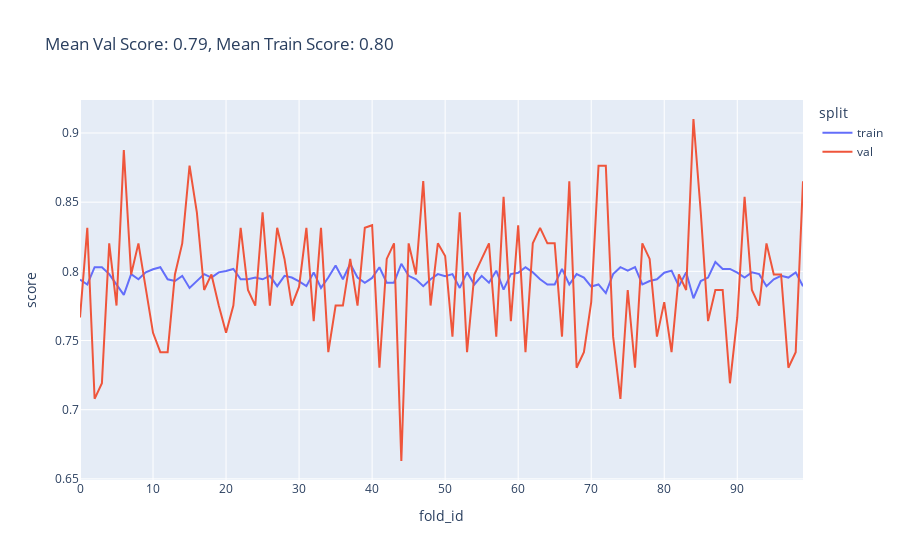
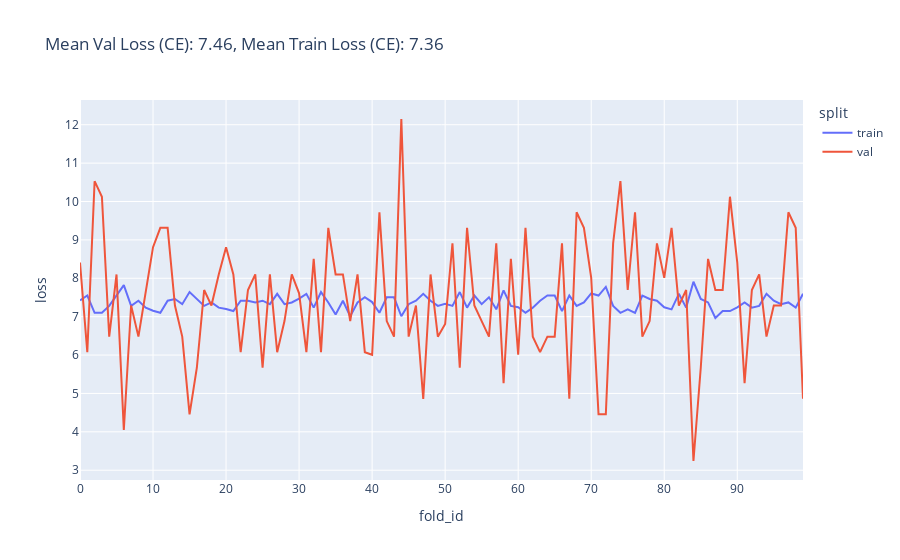
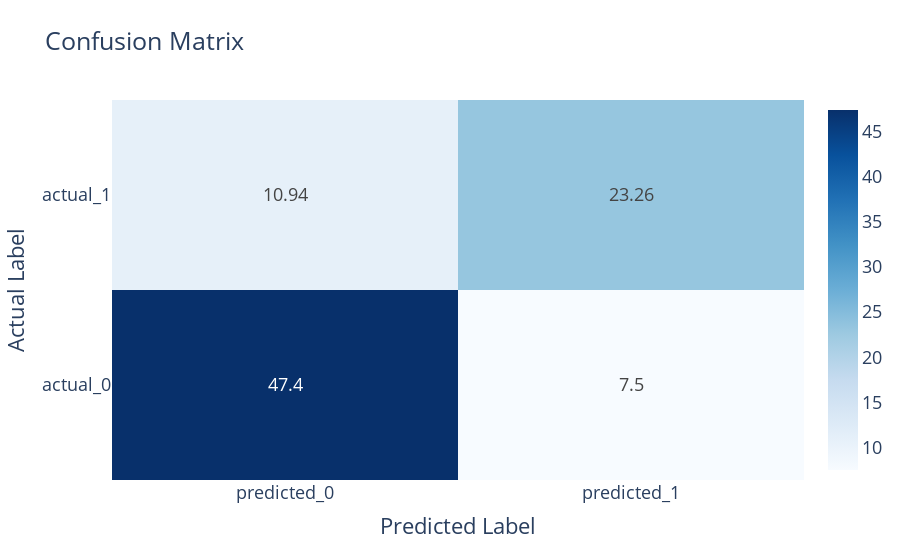
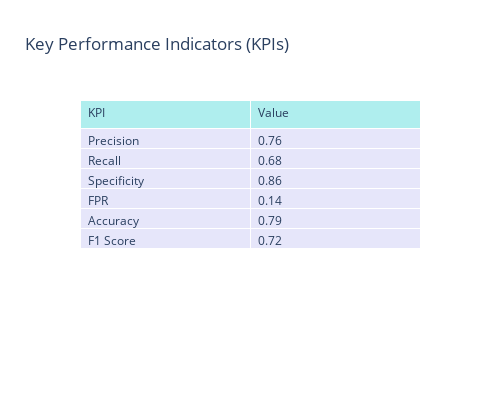

Notebook code cell kept with these figures, in order:
### Code cell
val_score, val_loss, train_score, train_loss = get_cv_score_and_loss(X_selected_features, t, bag_fold_model, k=10, show_score_loss_graphs=True, show_cm=True)

### Figure 1 — Plotly figure (JSON) as saved in the notebook; plotly's stock layout.template omitted (floating-point values rounded to 4 significant figures)
{"data": [{"hovertemplate": "split=train<br>fold_id=%{x}<br>score=%{y}<extra></extra>", "legendgroup": "train", "line": {"color": "#636efa", "dash": "solid"}, "marker": {"symbol": "circle"}, "mode": "lines", "name": "train", "orientation": "v", "showlegend": true, "type": "scatter", "x": [0, 1, 2, 3, 4, 5, 6, 7, 8, 9, 10, 11, 12, 13, 14, 15, 16, 17, 18, 19, 20, 21, 22, 23, 24, 25, 26, 27, 28, 29, 30, 31, 32, 33, 34, 35, 36, 37, 38, 39, 40, 41, 42, 43, 44, 45, 46, 47, 48, 49, 50, 51, 52, 53, 54, 55, 56, 57, 58, 59, 60, 61, 62, 63, 64, 65, 66, 67, 68, 69, 70, 71, 72, 73, 74, 75, 76, 77, 78, 79, 80, 81, 82, 83, 84, 85, 86, 87, 88, 89, 90, 91, 92, 93, 94, 95, 96, 97, 98, 99], "xaxis": "x", "y": [0.794, 0.7905, 0.803, 0.803, 0.798, 0.7905, 0.783, 0.798, 0.7943, 0.7993, 0.8015, 0.803, 0.7943, 0.793, 0.7968, 0.788, 0.793, 0.798, 0.7955, 0.7993, 0.8002, 0.8017, 0.7943, 0.7943, 0.7955, 0.7943, 0.7968, 0.7893, 0.7968, 0.7955, 0.7928, 0.7893, 0.7993, 0.788, 0.7955, 0.8042, 0.7943, 0.8055, 0.7955, 0.7918, 0.7953, 0.803, 0.7918, 0.7918, 0.8055, 0.7968, 0.7943, 0.7893, 0.7943, 0.798, 0.7965, 0.798, 0.788, 0.7993, 0.7905, 0.7968, 0.7918, 0.8005, 0.7868, 0.798, 0.799, 0.803, 0.7993, 0.7943, 0.7905, 0.7905, 0.8017, 0.7905, 0.798, 0.7955, 0.789, 0.7905, 0.7843, 0.798, 0.803, 0.8005, 0.803, 0.7905, 0.793, 0.7943, 0.799, 0.8005, 0.7893, 0.7993, 0.7805, 0.793, 0.7955, 0.8067, 0.8017, 0.8017, 0.799, 0.7955, 0.7993, 0.798, 0.7893, 0.7943, 0.7968, 0.7955, 0.7993, 0.7893], "yaxis": "y"}, {"hovertemplate": "split=val<br>fold_id=%{x}<br>score=%{y}<extra></extra>", "legendgroup": "val", "line": {"color": "#EF553B", "dash": "solid"}, "marker": {"symbol": "circle"}, "mode": "lines", "name": "val", "orientation": "v", "showlegend": true, "type": "scatter", "x": [0, 1, 2, 3, 4, 5, 6, 7, 8, 9, 10, 11, 12, 13, 14, 15, 16, 17, 18, 19, 20, 21, 22, 23, 24, 25, 26, 27, 28, 29, 30, 31, 32, 33, 34, 35, 36, 37, 38, 39, 40, 41, 42, 43, 44, 45, 46, 47, 48, 49, 50, 51, 52, 53, 54, 55, 56, 57, 58, 59, 60, 61, 62, 63, 64, 65, 66, 67, 68, 69, 70, 71, 72, 73, 74, 75, 76, 77, 78, 79, 80, 81, 82, 83, 84, 85, 86, 87, 88, 89, 90, 91, 92, 93, 94, 95, 96, 97, 98, 99], "xaxis": "x", "y": [0.7667, 0.8315, 0.7079, 0.7191, 0.8202, 0.7753, 0.8876, 0.7978, 0.8202, 0.7865, 0.7556, 0.7416, 0.7416, 0.7978, 0.8202, 0.8764, 0.8427, 0.7865, 0.7978, 0.7753, 0.7556, 0.7753, 0.8315, 0.7865, 0.7753, 0.8427, 0.7753, 0.8315, 0.809, 0.7753, 0.7889, 0.8315, 0.764, 0.8315, 0.7416, 0.7753, 0.7753, 0.809, 0.7753, 0.8315, 0.8333, 0.7303, 0.809, 0.8202, 0.6629, 0.8202, 0.7978, 0.8652, 0.7753, 0.8202, 0.8111, 0.7528, 0.8427, 0.7416, 0.7978, 0.809, 0.8202, 0.7528, 0.8539, 0.764, 0.8333, 0.7416, 0.8202, 0.8315, 0.8202, 0.8202, 0.7528, 0.8652, 0.7303, 0.7416, 0.7778, 0.8764, 0.8764, 0.7528, 0.7079, 0.7865, 0.7303, 0.8202, 0.809, 0.7528, 0.7778, 0.7416, 0.7978, 0.7865, 0.9101, 0.8427, 0.764, 0.7865, 0.7865, 0.7191, 0.7667, 0.8539, 0.7865, 0.7753, 0.8202, 0.7978, 0.7978, 0.7303, 0.7416, 0.8652], "yaxis": "y"}], "layout": {"legend": {"title": {"text": "split"}, "tracegroupgap": 0}, "title": {"text": "Mean Val Score: 0.79, Mean Train Score: 0.80"}, "xaxis": {"anchor": "y", "domain": [0, 1], "title": {"text": "fold_id"}}, "yaxis": {"anchor": "x", "domain": [0, 1], "title": {"text": "score"}}}}

### Figure 2 — Plotly figure (JSON) as saved in the notebook; plotly's stock layout.template omitted (floating-point values rounded to 4 significant figures)
{"data": [{"hovertemplate": "split=train<br>fold_id=%{x}<br>loss=%{y}<extra></extra>", "legendgroup": "train", "line": {"color": "#636efa", "dash": "solid"}, "marker": {"symbol": "circle"}, "mode": "lines", "name": "train", "orientation": "v", "showlegend": true, "type": "scatter", "x": [0, 1, 2, 3, 4, 5, 6, 7, 8, 9, 10, 11, 12, 13, 14, 15, 16, 17, 18, 19, 20, 21, 22, 23, 24, 25, 26, 27, 28, 29, 30, 31, 32, 33, 34, 35, 36, 37, 38, 39, 40, 41, 42, 43, 44, 45, 46, 47, 48, 49, 50, 51, 52, 53, 54, 55, 56, 57, 58, 59, 60, 61, 62, 63, 64, 65, 66, 67, 68, 69, 70, 71, 72, 73, 74, 75, 76, 77, 78, 79, 80, 81, 82, 83, 84, 85, 86, 87, 88, 89, 90, 91, 92, 93, 94, 95, 96, 97, 98, 99], "xaxis": "x", "y": [7.425, 7.55, 7.101, 7.101, 7.281, 7.55, 7.82, 7.281, 7.415, 7.236, 7.155, 7.101, 7.415, 7.46, 7.326, 7.64, 7.46, 7.281, 7.371, 7.236, 7.2, 7.146, 7.415, 7.415, 7.371, 7.415, 7.326, 7.595, 7.326, 7.371, 7.47, 7.595, 7.236, 7.64, 7.371, 7.056, 7.415, 7.011, 7.371, 7.505, 7.38, 7.101, 7.505, 7.505, 7.011, 7.326, 7.415, 7.595, 7.415, 7.281, 7.335, 7.281, 7.64, 7.236, 7.55, 7.326, 7.505, 7.191, 7.685, 7.281, 7.245, 7.101, 7.236, 7.415, 7.55, 7.55, 7.146, 7.55, 7.281, 7.371, 7.605, 7.55, 7.775, 7.281, 7.101, 7.191, 7.101, 7.55, 7.46, 7.415, 7.245, 7.191, 7.595, 7.236, 7.91, 7.46, 7.371, 6.966, 7.146, 7.146, 7.245, 7.371, 7.236, 7.281, 7.595, 7.415, 7.326, 7.371, 7.236, 7.595], "yaxis": "y"}, {"hovertemplate": "split=val<br>fold_id=%{x}<br>loss=%{y}<extra></extra>", "legendgroup": "val", "line": {"color": "#EF553B", "dash": "solid"}, "marker": {"symbol": "circle"}, "mode": "lines", "name": "val", "orientation": "v", "showlegend": true, "type": "scatter", "x": [0, 1, 2, 3, 4, 5, 6, 7, 8, 9, 10, 11, 12, 13, 14, 15, 16, 17, 18, 19, 20, 21, 22, 23, 24, 25, 26, 27, 28, 29, 30, 31, 32, 33, 34, 35, 36, 37, 38, 39, 40, 41, 42, 43, 44, 45, 46, 47, 48, 49, 50, 51, 52, 53, 54, 55, 56, 57, 58, 59, 60, 61, 62, 63, 64, 65, 66, 67, 68, 69, 70, 71, 72, 73, 74, 75, 76, 77, 78, 79, 80, 81, 82, 83, 84, 85, 86, 87, 88, 89, 90, 91, 92, 93, 94, 95, 96, 97, 98, 99], "xaxis": "x", "y": [8.41, 6.075, 10.53, 10.12, 6.48, 8.1, 4.05, 7.29, 6.48, 7.695, 8.811, 9.315, 9.315, 7.29, 6.48, 4.455, 5.67, 7.695, 7.29, 8.1, 8.811, 8.1, 6.075, 7.695, 8.1, 5.67, 8.1, 6.075, 6.885, 8.1, 7.609, 6.075, 8.505, 6.075, 9.315, 8.1, 8.1, 6.885, 8.1, 6.075, 6.007, 9.72, 6.885, 6.48, 12.15, 6.48, 7.29, 4.86, 8.1, 6.48, 6.808, 8.91, 5.67, 9.315, 7.29, 6.885, 6.48, 8.91, 5.265, 8.505, 6.007, 9.315, 6.48, 6.075, 6.48, 6.48, 8.91, 4.86, 9.72, 9.315, 8.01, 4.455, 4.455, 8.91, 10.53, 7.695, 9.72, 6.48, 6.885, 8.91, 8.01, 9.315, 7.29, 7.695, 3.24, 5.67, 8.505, 7.695, 7.695, 10.12, 8.41, 5.265, 7.695, 8.1, 6.48, 7.29, 7.29, 9.72, 9.315, 4.86], "yaxis": "y"}], "layout": {"legend": {"title": {"text": "split"}, "tracegroupgap": 0}, "title": {"text": "Mean Val Loss (CE): 7.46, Mean Train Loss (CE): 7.36"}, "xaxis": {"anchor": "y", "domain": [0, 1], "title": {"text": "fold_id"}}, "yaxis": {"anchor": "x", "domain": [0, 1], "title": {"text": "loss"}}}}

### Figure 3 — Plotly figure (JSON) as saved in the notebook; plotly's stock layout.template omitted (floating-point values rounded to 4 significant figures)
{"data": [{"colorscale": [[0, "rgb(247,251,255)"], [0.125, "rgb(222,235,247)"], [0.25, "rgb(198,219,239)"], [0.375, "rgb(158,202,225)"], [0.5, "rgb(107,174,214)"], [0.625, "rgb(66,146,198)"], [0.75, "rgb(33,113,181)"], [0.875, "rgb(8,81,156)"], [1, "rgb(8,48,107)"]], "hoverinfo": "text", "text": [[47.4, 7.5], [10.94, 23.26]], "texttemplate": "%{text}", "type": "heatmap", "x": ["predicted_0", "predicted_1"], "y": ["actual_0", "actual_1"], "z": [[47.4, 7.5], [10.94, 23.26]]}], "layout": {"font": {"size": 18}, "title": {"text": "Confusion Matrix"}, "xaxis": {"title": {"text": "Predicted Label"}}, "yaxis": {"title": {"text": "Actual Label"}}}}

### Figure 4 — Plotly figure (JSON) as saved in the notebook; plotly's stock layout.template omitted (floating-point values rounded to 4 significant figures)
{"data": [{"cells": {"align": "left", "fill": {"color": "lavender"}, "values": [["Precision", "Recall", "Specificity", "FPR", "Accuracy", "F1 Score"], [0.76, 0.68, 0.86, 0.14, 0.79, 0.72]]}, "header": {"align": "left", "fill": {"color": "paleturquoise"}, "values": ["KPI", "Value"]}, "type": "table"}], "layout": {"autosize": true, "height": 400, "title": {"text": "Key Performance Indicators (KPIs)"}, "width": 500}}
